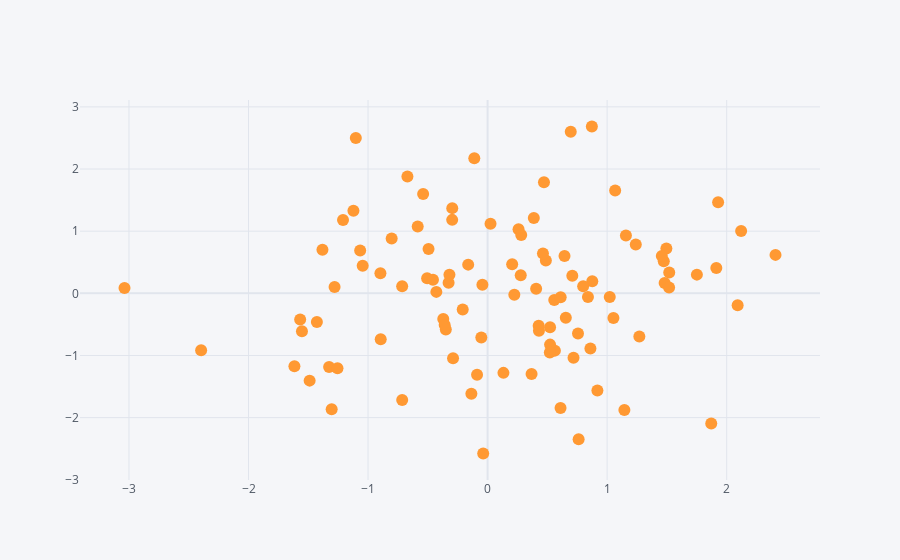

This figure's notebook cell:
### Code cell
df.iplot(kind='scatter', x='A', y='B', mode='markers')
